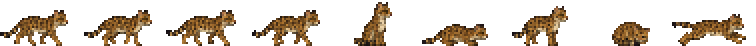
#> input picture assets/animals/gato.png, 378 x 23 px, given in place of ferramenta fem.png, which was not available (shown 2 times larger)
$ python build_swing_assets.py ../assets/animals/gato.png
#> lines starting #> are read from the running program, lines starting #| are printed output that depends on the picture
### tools/build_animal_assets.py
#!/usr/bin/env python3
"""
Gera os sprites dos ANIMAIS (e das plantas novas do ciclo) a partir das folhas geradas por IA.
Reprodutível: rode de novo se uma folha for substituída.

Uso (na raiz do projeto):   python tools/build_animal_assets.py PASTA_COM_AS_FOLHAS

Para cada folha, os itens são lidos em ordem de LEITURA (linhas de cima para baixo, itens da esquerda para a direita).
Pedaços pequenos soltos (língua do teiú, abelhas, torrões do ninho, raízes) são juntados ao item grande mais próximo.

Saída:
  assets/animals/<animal>.png     uma tira horizontal com todos os quadros do animal, todos na MESMA célula (cw x ch):
                                  a base (pés) de cada quadro fica na última linha da célula e o corpo fica centrado.
                                  Assim o jogo desenha qualquer quadro no mesmo ponto sem o animal "pular".
  assets/environment/<nome>.png   objetos novos (colmeia, rastro, galho caído, broto da bananeira, siriguela dormente)
  js/data/animalSprites.js        (gerado) célula, número de quadros e nome de cada quadro, por animal

Escala: cada folha tem uma medida de referência (largura ou altura de um item, em px do jogo). Personagem = 64 px de altura.
Requer: Pillow, numpy, scipy.
"""
import json, os, sys
import numpy as np
from PIL import Image
from scipy import ndimage as ndi

HERE = os.path.dirname(os.path.abspath(__file__)); ROOT = os.path.dirname(HERE)
THR, LIGHT, LIGHT_MAX, HOLE_MIN = 228, 196, 160, 5

# folha -> (nomes em ordem de leitura, referência (índice do item, 'w' ou 'h', px no jogo), destino)
ANIMALS = {
    'jabuti':   ('jabuti adulto.jfif', ['walk0', 'walk1', 'walk2', 'walk3', 'idle', 'hide', 'eat', 'look'], (4, 'w', 26)),
    'jabuti_f': ('Jabuti filhote e ovos.jfif', ['walk0', 'walk1', 'walk2', 'walk3', 'idle', 'egg', 'nest', 'hatch'], (4, 'w', 14)),
    'teiu':     ('Teiú.jfif', ['walk0', 'walk1', 'walk2', 'walk3', 'idle', 'tongue0', 'tongue1', 'bask', 'eat'], (0, 'w', 40)),
    'cururu':   ('Sapo-cururu.png', ['idle', 'hop0', 'hop1', 'hop2', 'call0', 'call1'], (0, 'w', 15)),
    'girino':   ('Girino e ovos do cururu.png', ['swim0', 'swim1', 'swim2', 'froglet', 'eggs'], (0, 'w', 10)),
    'sanhaco':  ('Sanhaço-do-coqueiro.png', ['idle', 'flick', 'hop0', 'hop1', 'peck0', 'peck1', 'fly0', 'fly1', 'fly2'], (0, 'w', 13)),
    'garca':    ('Garça-branca-grande.png', ['idle', 'walk0', 'walk1', 'walk2', 'walk3', 'aim', 'strike', 'fly0', 'fly1', 'fly2', 'fly3'], (0, 'h', 38)),
    'coruja':   ('Coruja-suindara.png', ['idle', 'look', 'sleep', 'fly0', 'fly1', 'fly2', 'fly3', 'chick0', 'chick1', 'egg', 'pellet'], (0, 'h', 20)),
    'morcego':  ('Morcego frugívoro.png', ['fly0', 'fly1', 'fly2', 'hang0', 'hang1'], (1, 'w', 20)),
    'gato':     ('Gato-do-mato.png', ['walk0', 'walk1', 'walk2', 'walk3', 'sit', 'stalk', 'alert', 'sleep', 'run'], (0, 'w', 34)),
}
# objetos/plantas: folha -> lista de (nome do arquivo, índice do item) e referência
PROPS = {
    'Colmeia de uruçu e pote de mel.png': ([('hive_quiet', 0), ('hive_busy', 1), ('item_honey', 2)], (0, 'h', 30)),
    'Flor e galho caído da siriguela.png': ([('siri_flower_a', 0), ('siri_flower_b', 1), ('siri_flower_c', 2), ('siri_branch', 3), ('siri_branch_root', 4)], (3, 'w', 34)),
    'Broto da bananeira.png': ([('banana_sucker_s', 0), ('banana_sucker_m', 1)], (1, 'h', 30)),
    'Siriguela dormente.png': ([('siri_dry', 0)], (0, 'h', 104)),
}
TRACKS = ('Rastros do gato.png', 7)        # altura (px do jogo) de UMA pegada

def fg_mask(rgb):
    lab, _ = ndi.label((rgb > THR).all(axis=2))
    border = set(np.unique(np.concatenate([lab[0], lab[-1], lab[:, 0], lab[:, -1]]))) - {0}
    bg = np.isin(lab, list(border))
    for i in set(np.unique(lab)) - border - {0}:
        m = lab == i
        if m.sum() >= HOLE_MIN and rgb[m].mean() >= 248: bg |= m
    light = ((rgb > LIGHT).all(axis=2)) & ~bg
    ll, _ = ndi.label(light, structure=np.ones((3, 3)))
    for i, sl in enumerate(ndi.find_objects(ll), 1):
        mm = ll[sl] == i
        if mm.sum() < LIGHT_MAX: bg[sl] |= mm
    return ndi.binary_erosion(~bg, structure=np.ones((3, 3)), iterations=1)

def items(path):
    """Itens da folha em ordem de leitura. Cada item = (máscara booleana do tamanho da folha recortada, caixa)."""
    rgb = np.array(Image.open(path).convert('RGB')).astype(int); fg = fg_mask(rgb)
    lab, n = ndi.label(fg, structure=np.ones((3, 3)))
    comps = []
    for i, sl in enumerate(ndi.find_objects(lab), 1):
        a = int((lab[sl] == i).sum())
        if a >= 120: comps.append({'ids': [i], 'y0': sl[0].start, 'y1': sl[0].stop, 'x0': sl[1].start, 'x1': sl[1].stop, 'a': a})
    big_a = max(c['a'] for c in comps)
    big = [c for c in comps if c['a'] >= 0.12 * big_a]; small = [c for c in comps if c['a'] < 0.12 * big_a]
    for s in small:                                            # pedaço solto -> item grande mais próximo (distância entre caixas)
        def d(b): return max(0, max(b['x0'] - s['x1'], s['x0'] - b['x1'])) + max(0, max(b['y0'] - s['y1'], s['y0'] - b['y1']))
        b = min(big, key=d)
        if d(b) <= 120:
            b['ids'] += s['ids']; b['x0'] = min(b['x0'], s['x0']); b['x1'] = max(b['x1'], s['x1']); b['y0'] = min(b['y0'], s['y0']); b['y1'] = max(b['y1'], s['y1'])
    rows = []                                                  # linhas: centros verticais próximos
    for b in sorted(big, key=lambda c: (c['y0'] + c['y1']) / 2):
        cy = (b['y0'] + b['y1']) / 2
        for r in rows:
            if r['y0'] - 10 <= cy <= r['y1'] + 10: r['it'].append(b); r['y0'] = min(r['y0'], b['y0']); r['y1'] = max(r['y1'], b['y1']); break
        else: rows.append({'y0': b['y0'], 'y1': b['y1'], 'it': [b]})
    out = []
    for r in rows:
        for b in sorted(r['it'], key=lambda c: c['x0']):
            sl = (slice(b['y0'], b['y1']), slice(b['x0'], b['x1']))
            out.append((rgb[sl], np.isin(lab[sl], b['ids'])))
    return out

# [79 lines left out: functions scale_of, downscale, body_cx, strip, save_prop, main, not called in this run]

# [1 lines that do not run on import are left out]

### tools/build_swing_assets.py
#!/usr/bin/env python3
"""
Golpe de MÃO VAZIA (a ferramenta é desenhada por código, presa nos punhos) e ícones de madeira/picareta/machado.
Uso (na raiz do projeto):   python tools/build_swing_assets.py PASTA_COM_AS_FOLHAS
  ferramenta fem.png / ferramenta masc.png   4 linhas (baixo, cima, direita, esquerda) x 3 quadros (erguido, meio, impacto)
  Itens.jfif                                 madeira, picareta, machado (ícones)
  -> js/data/swingSprites.js (gerado): célula, pés, posição dos PUNHOS por quadro e ponta do cabo de cada ícone
"""
import json, os, sys
import numpy as np
from PIL import Image
HERE = os.path.dirname(os.path.abspath(__file__)); ROOT = os.path.dirname(HERE); sys.path.insert(0, HERE)
import build_animal_assets as B
CW, CH, BODY_H = 56, 84, 63
ROWS = ['down', 'up', 'right', 'left']
ICON = 24

def skin(a):
    r, g, b = a[:, :, 0].astype(int), a[:, :, 1].astype(int), a[:, :, 2].astype(int)
    return (a[:, :, 3] > 0) & (r > 120) & (r - b > 60) & (g > 55) & (g < 150)

def fist(a, row, k):
    sk = skin(a); H, W = sk.shape; ys, xs = np.where(sk)
    if k == 0: sel = ys <= ys.min() + 6
    elif row in ('right', 'left'):
        band = (ys > H * 0.25) & (ys < H * 0.86); xx = xs[band]
        lim = xx.max() - 5 if row == 'right' else xx.min() + 5
        sel = band & ((xs >= lim) if row == 'right' else (xs <= lim))
    else:
        cx = W / 2; band = (np.abs(xs - cx) < W * 0.14) & (ys > H * (0.38 if k == 1 else 0.5)) & (ys < H * (0.66 if k == 1 else 0.8))
        sel = band if band.sum() > 4 else (np.abs(xs - cx) < W * 0.2) & (ys > H * 0.45) & (ys < H * 0.8)
    return float(xs[sel].mean()), float(ys[sel].mean())

def main():
    U = sys.argv[1]; chars = os.path.join(ROOT, 'assets', 'characters'); itd = os.path.join(ROOT, 'assets', 'items')
    meta = {'cell': [CW, CH], 'anchor': [CW // 2, CH - 1], 'rows': ROWS, 'frames': 3, 'fist': {}, 'file': {}}
    for tag, f, out in (('female', 'ferramenta fem.png', 'player_swing.png'), ('male', 'ferramenta masc.png', 'player_male_swing.png')):
        its = B.items(os.path.join(U, f))
#> in items, `rgb = np.array(Image.open(path).convert('RGB')).astype(int)`:
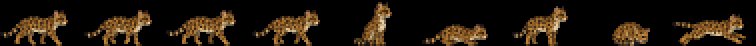
#> rgb: shape (23, 378, 3) int64 (shown 2 times larger); mean R, G, B 32.4, 23, 12
#> in fg_mask, `lab, _ = ndi.label((rgb > THR).all(axis=2))`: lab: shape (23, 378) int32; every value is 0
#> in fg_mask, `border = set(np.unique(np.concatenate([lab[0], lab[-1], lab[:, 0], lab..`: border = 0 items
#> in fg_mask, `bg = np.isin(lab, list(border))`: bg: shape (23, 378) bool; every value is 0
#> in fg_mask, `return ndi.binary_erosion(~bg, structure=np.ones((3, 3)), iterations=1)`:
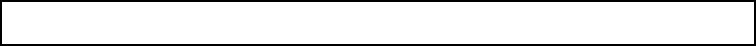
#> returned value: shape (23, 378) bool (shown 2 times larger); 90.8% white; black in thin lines or dots
#> in items, `lab, n = ndi.label(fg, structure=np.ones((3, 3)))`: lab: shape (23, 378) int32; values 0 (black) and 1 (white), 90.8% white; black in thin lines or dots
#> in items, `lab, n = ndi.label(fg, structure=np.ones((3, 3)))`: n = 1
#> the loop in items, `for i, sl in enumerate(ndi.find_objects(lab), 1):` made 1 pass
#> (i, a) on pass 1: (1, 7896)
#> after the loop in items, `for i, sl in enumerate(ndi.find_objects(lab), 1):`: comps = 1 item
#> in items, `big_a = max(c['a'] for c in comps)`: big_a = 7896
#> in items, `big = [c for c in comps if c['a'] >= 0.12 * big_a]`: big = 1 item
#> in items, `small = [c for c in comps if c['a'] < 0.12 * big_a]`: small = []
#> the loop in items, `for b in sorted(big, key=lambda c: (c['y0'] + c['y1']) / 2):` made 1 pass
#> cy on pass 1: 11.5
#> after the loop in items, `for b in sorted(big, key=lambda c: (c['y0'] + c['y1']) / 2):`: rows = 1 item
#> the loop in items, `for r in rows:` made 1 pass
#> (the run stopped early here; a loop or call above may not have finished)

$ run again, on assets/characters/explorer_m_diag.png
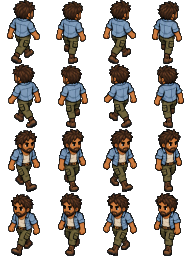
#> input picture assets/characters/explorer_m_diag.png, 192 x 256 px, given in place of ferramenta fem.png, which was not available
#> in items, `rgb = np.array(Image.open(path).convert('RGB')).astype(int)`:
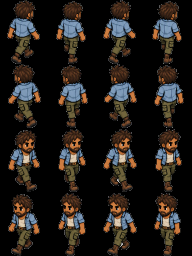
#> rgb: shape (256, 192, 3) int64; mean R, G, B 31.3, 26.8, 23
#> border = 0 items
#> bg: shape (256, 192) bool; every value is 0
#> in fg_mask, `return ndi.binary_erosion(~bg, structure=np.ones((3, 3)), iterations=1)`:
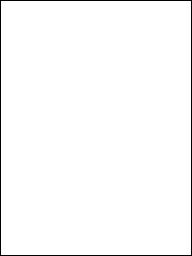
#> returned value: shape (256, 192) bool; 98.2% white; black in thin lines or dots
#> n = 1
#> the loop in items, `for i, sl in enumerate(ndi.find_objects(lab), 1):` made 1 pass
#> (i, a) on pass 1: (1, 48260)
#> after the loop in items, `for i, sl in enumerate(ndi.find_objects(lab), 1):`: comps = 1 item
#> big_a = 48260
#> big = 1 item
#> small = []
#> the loop in items, `for b in sorted(big, key=lambda c: (c['y0'] + c['y1']) / 2):` made 1 pass
#> cy on pass 1: 128
#> after the loop in items, `for b in sorted(big, key=lambda c: (c['y0'] + c['y1']) / 2):`: rows = 1 item
#> the loop in items, `for r in rows:` made 1 pass

$ run again, on assets/characters/explorer_m_sheet.png
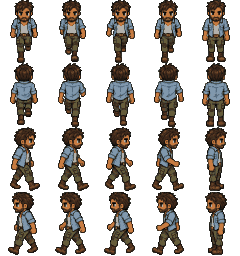
#> input picture assets/characters/explorer_m_sheet.png, 240 x 256 px, given in place of ferramenta fem.png, which was not available
#> in items, `rgb = np.array(Image.open(path).convert('RGB')).astype(int)`:
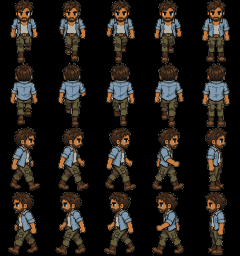
#> rgb: shape (256, 240, 3) int64; mean R, G, B 30.1, 25.8, 21.5
#> border = 0 items
#> bg: shape (256, 240) bool; every value is 0
#> in fg_mask, `return ndi.binary_erosion(~bg, structure=np.ones((3, 3)), iterations=1)`:
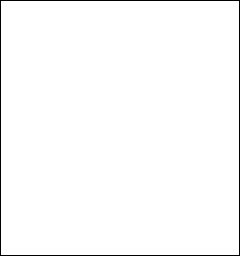
#> returned value: shape (256, 240) bool; 98.4% white; black in thin lines or dots
#> n = 1
#> the loop in items, `for i, sl in enumerate(ndi.find_objects(lab), 1):` made 1 pass
#> (i, a) on pass 1: (1, 60452)
#> after the loop in items, `for i, sl in enumerate(ndi.find_objects(lab), 1):`: comps = 1 item
#> big_a = 60452
#> big = 1 item
#> small = []
#> the loop in items, `for b in sorted(big, key=lambda c: (c['y0'] + c['y1']) / 2):` made 1 pass
#> cy on pass 1: 128
#> after the loop in items, `for b in sorted(big, key=lambda c: (c['y0'] + c['y1']) / 2):`: rows = 1 item
#> the loop in items, `for r in rows:` made 1 pass
